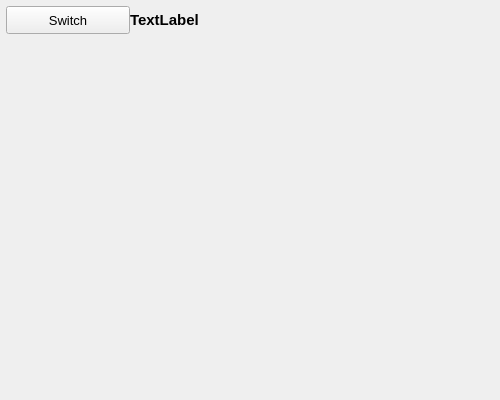
<?xml version="1.0" encoding="UTF-8"?>
<ui version="4.0">
 <class>CameraViewForm</class>
 <widget class="QWidget" name="CameraViewForm">
  <property name="geometry">
   <rect>
    <x>0</x>
    <y>0</y>
    <width>500</width>
    <height>400</height>
   </rect>
  </property>
  <property name="font">
   <font>
    <family>Microsoft YaHei UI</family>
    <pointsize>10</pointsize>
   </font>
  </property>
  <property name="windowTitle">
   <string>Form</string>
  </property>
  <layout class="QHBoxLayout" name="horizontalLayout_2">
   <property name="margin">
    <number>0</number>
   </property>
   <item>
    <layout class="QVBoxLayout" name="verticalLayout" stretch="1,9">
     <property name="spacing">
      <number>0</number>
     </property>
     <item>
      <layout class="QHBoxLayout" name="horizontalLayout" stretch="1,3">
       <property name="leftMargin">
        <number>6</number>
       </property>
       <property name="topMargin">
        <number>6</number>
       </property>
       <property name="bottomMargin">
        <number>6</number>
       </property>
       <item>
        <widget class="QPushButton" name="pushButtonSwitch">
         <property name="sizePolicy">
          <sizepolicy hsizetype="Expanding" vsizetype="Expanding">
           <horstretch>0</horstretch>
           <verstretch>0</verstretch>
          </sizepolicy>
         </property>
         <property name="styleSheet">
          <string notr="true"/>
         </property>
         <property name="text">
          <string>Switch</string>
         </property>
        </widget>
       </item>
       <item>
        <widget class="QLabel" name="labelCameraName">
         <property name="font">
          <font>
           <pointsize>11</pointsize>
           <weight>75</weight>
           <italic>false</italic>
           <bold>true</bold>
          </font>
         </property>
         <property name="text">
          <string>TextLabel</string>
         </property>
        </widget>
       </item>
      </layout>
     </item>
     <item>
      <widget class="QWidget" name="widgetCamera" native="true"/>
     </item>
    </layout>
   </item>
  </layout>
 </widget>
 <resources/>
 <connections/>
</ui>
